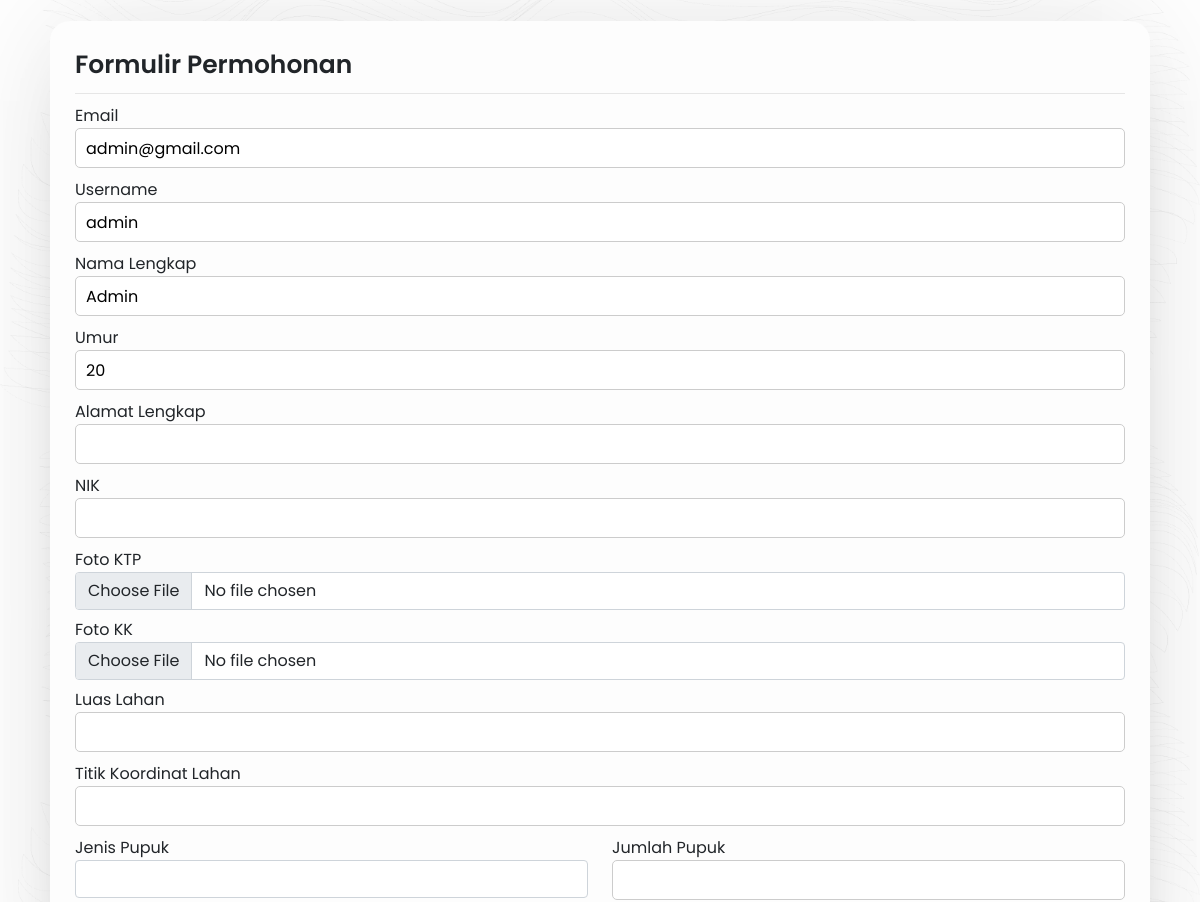
/program-pupuk-subsidi.php (signed in, middle part), run on an earlier commit of the app's database.
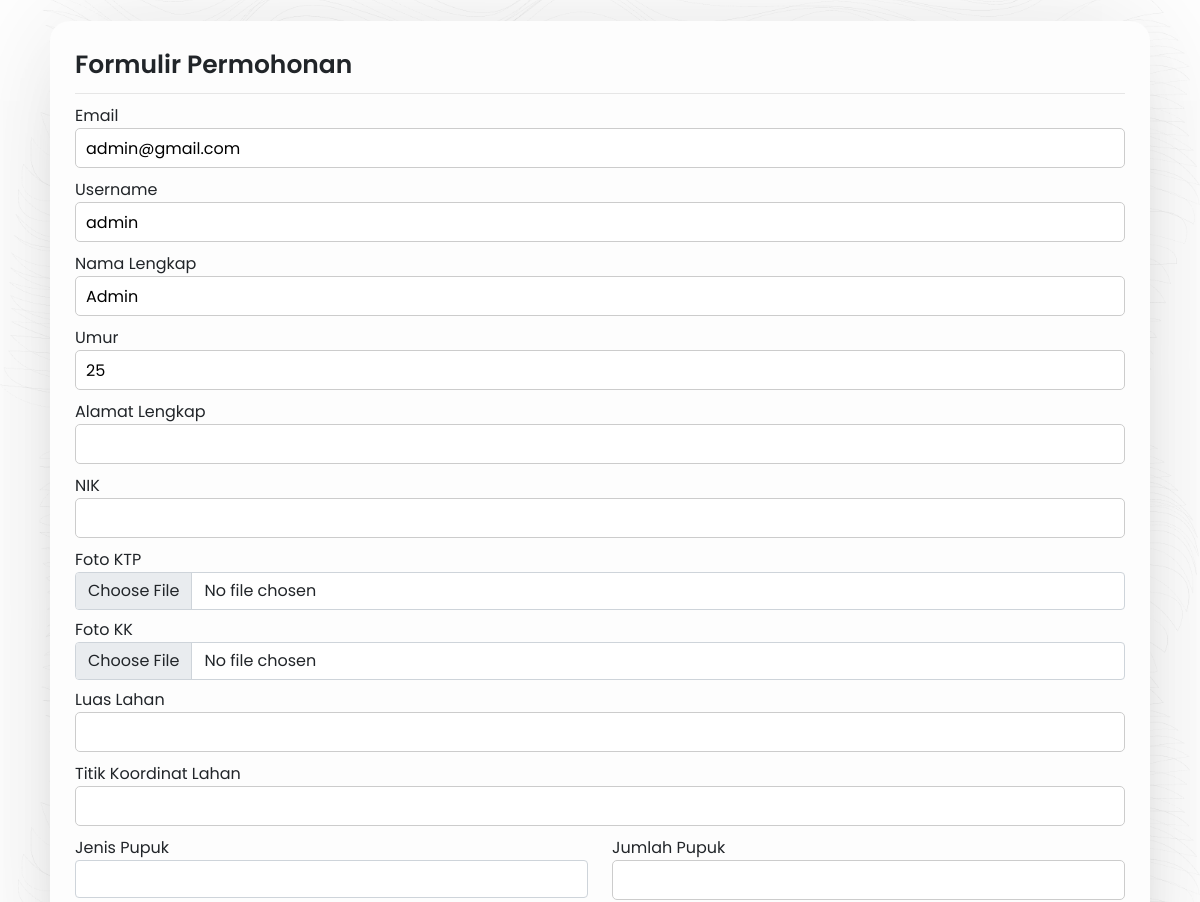
And on a later commit of the database.
### tables this page shows
CREATE TABLE users(
    id int AUTO_INCREMENT PRIMARY KEY,
    email VARCHAR(255) NOT NULL,
    password VARCHAR(255) NOT NULL,
    username VARCHAR(255) NOT NULL,
    fullname VARCHAR(255) NOT NULL,
    age INT,
    role ENUM('admin', 'user') DEFAULT 'user'
);

### program-pupuk-subsidi.php (the view, shortened to what the changed rows need)
<?php
   include("php/config.php");
?>
<!DOCTYPE html>
<html lang="en">
<head>
    <link rel="stylesheet" href="css/bootstrap.min.css">
    <link rel="stylesheet" href="style.css">
    <link rel="stylesheet" href="css/form.css">
</head>
<body class="body-fixed">
    <div id="viewport">
        <div id="js-scroll-content">
            <div class="repeat-img" style="background-image: url(image/pattern1_background.png);">
                <section class="default-banner mb-5" id="form">
                    <div class="sec-wp">
                        <div class="box-container">
                            <div class="box form-box">
                                <?php
                                $id = $_SESSION['id'];
                                $query = mysqli_query($con, "SELECT * FROM users WHERE Id=$id");
                                while ($result = mysqli_fetch_assoc($query)) {
                                    $res_email = $result['email'];
                                $res_username = $result['username'];
                                $res_fullname = $result['fullname'];
                                $res_age = $result['age'];
                                }
                                ?>
                            <form action="" method="post">
                                <div class="field input">
                                    <label for="email">Email</label>
                                    <input type="text" name="email" id="email" value="<?php echo $res_email; ?>" autocomplete="off" required>
                                </div>
                                <div class="field input">
                                    <label for="username">Username</label>
                                    <input type="text" name="username" id="username" value="<?php echo $res_username; ?>" autocomplete="off" required>
                                </div>
                                <div class="field input">
                                    <label for="fullname">Nama Lengkap</label>
                                    <input type="text" name="fullname" id="fullname" value="<?php echo $res_fullname; ?>" autocomplete="off" required>
                                </div>
                                <div class="field input">
                                    <label for="age">Umur</label>
                                    <input type="number" name="age" id="age" value="<?php echo $res_age; ?>" autocomplete="off" required>
                                </div>
                            </form>
                        </div>
                    </div>
                </section>
        </div>
        </div>
    </div>
</body>
</html>

What changed in the data, as far as the page shows it:
changed users "admin@gmail.com": age "20" → "25"
